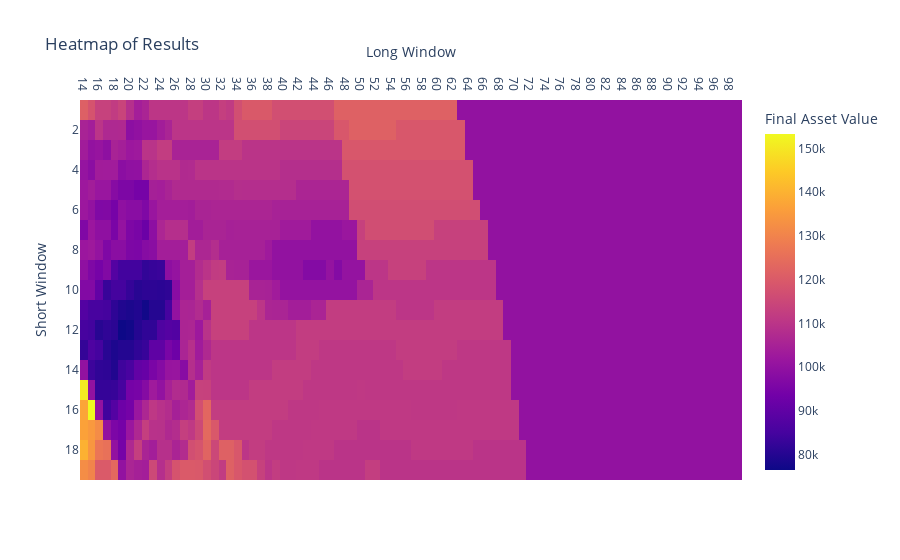

Notebook code cell kept with this figure:
### Code cell
analyze_and_visualize(results_df)

### Figure 1 — Plotly figure (JSON) as saved in the notebook; plotly's stock layout.template omitted (floating-point values rounded to 4 significant figures; data arrays with more than 128 entries replaced by an {"elided": "..."} marker saying what was removed)
{"data": [{"coloraxis": "coloraxis", "hovertemplate": "Long Window: %{x}<br>Short Window: %{y}<br>Final Asset Value: %{z}<extra></extra>", "name": "0", "type": "heatmap", "x": ["14", "15", "16", "17", "18", "19", "20", "21", "22", "23", "24", "25", "26", "27", "28", "29", "30", "31", "32", "33", "34", "35", "36", "37", "38", "39", "40", "41", "42", "43", "44", "45", "46", "47", "48", "49", "50", "51", "52", "53", "54", "55", "56", "57", "58", "59", "60", "61", "62", "63", "64", "65", "66", "67", "68", "69", "70", "71", "72", "73", "74", "75", "76", "77", "78", "79", "80", "81", "82", "83", "84", "85", "86", "87", "88", "89", "90", "91", "92", "93", "94", "95", "96", "97", "98", "99"], "xaxis": "x", "y": [1, 2, 3, 4, 5, 6, 7, 8, 9, 10, 11, 12, 13, 14, 15, 16, 17, 18, 19], "yaxis": "y", "z": {"elided": "19x86 float values"}}], "layout": {"coloraxis": {"colorbar": {"title": {"text": "Final Asset Value"}}, "colorscale": [[0, "#0d0887"], [0.1111, "#46039f"], [0.2222, "#7201a8"], [0.3333, "#9c179e"], [0.4444, "#bd3786"], [0.5556, "#d8576b"], [0.6667, "#ed7953"], [0.7778, "#fb9f3a"], [0.8889, "#fdca26"], [1, "#f0f921"]]}, "title": {"text": "Heatmap of Results"}, "xaxis": {"anchor": "y", "constrain": "domain", "domain": [0, 1], "scaleanchor": "y", "side": "top", "title": {"text": "Long Window"}}, "yaxis": {"anchor": "x", "autorange": "reversed", "constrain": "domain", "domain": [0, 1], "title": {"text": "Short Window"}}}}
